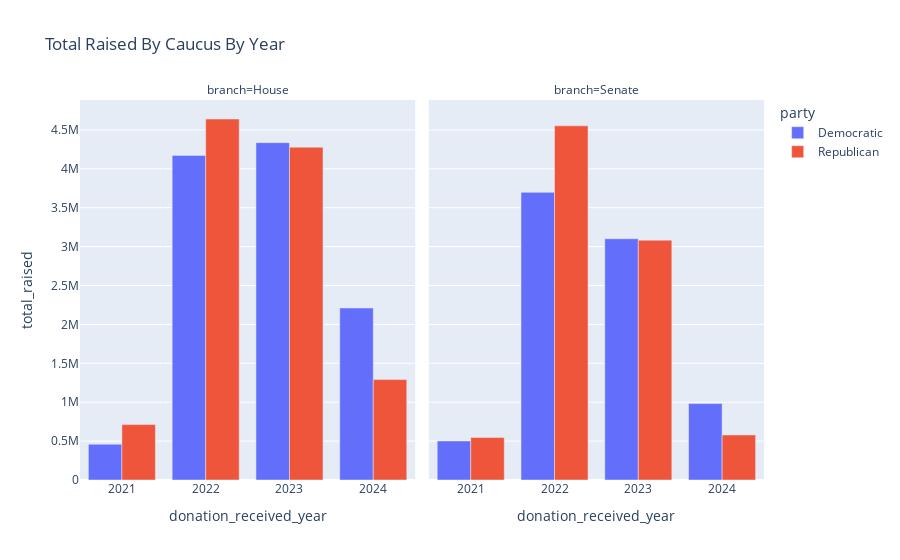

Notebook code cell kept with this figure:
### Code cell
fig = px.bar(year_grouped_df, x="donation_received_year", y="total_raised", title='Total Raised By Caucus By Year', color='party', facet_col='branch', barmode='group')
fig.show()

### Figure 1 — Plotly figure (JSON) as saved in the notebook; plotly's stock layout.template omitted (floating-point values rounded to 4 significant figures)
{"data": [{"alignmentgroup": "True", "hovertemplate": "party=Democratic<br>branch=House<br>donation_received_year=%{x}<br>total_raised=%{y}<extra></extra>", "legendgroup": "Democratic", "marker": {"color": "#636efa", "pattern": {"shape": ""}}, "name": "Democratic", "offsetgroup": "Democratic", "orientation": "v", "showlegend": true, "textposition": "auto", "type": "bar", "x": [2021, 2022, 2023, 2024], "xaxis": "x", "y": [460300.0, 4172000.0, 4337000.0, 2211000.0], "yaxis": "y"}, {"alignmentgroup": "True", "hovertemplate": "party=Democratic<br>branch=Senate<br>donation_received_year=%{x}<br>total_raised=%{y}<extra></extra>", "legendgroup": "Democratic", "marker": {"color": "#636efa", "pattern": {"shape": ""}}, "name": "Democratic", "offsetgroup": "Democratic", "orientation": "v", "showlegend": false, "textposition": "auto", "type": "bar", "x": [2021, 2022, 2023, 2024], "xaxis": "x2", "y": [501800.0, 3697000.0, 3101000.0, 982100.0], "yaxis": "y2"}, {"alignmentgroup": "True", "hovertemplate": "party=Republican<br>branch=House<br>donation_received_year=%{x}<br>total_raised=%{y}<extra></extra>", "legendgroup": "Republican", "marker": {"color": "#EF553B", "pattern": {"shape": ""}}, "name": "Republican", "offsetgroup": "Republican", "orientation": "v", "showlegend": true, "textposition": "auto", "type": "bar", "x": [2021, 2022, 2023, 2024], "xaxis": "x", "y": [712516, 4640000.0, 4278000.0, 1291000.0], "yaxis": "y"}, {"alignmentgroup": "True", "hovertemplate": "party=Republican<br>branch=Senate<br>donation_received_year=%{x}<br>total_raised=%{y}<extra></extra>", "legendgroup": "Republican", "marker": {"color": "#EF553B", "pattern": {"shape": ""}}, "name": "Republican", "offsetgroup": "Republican", "orientation": "v", "showlegend": false, "textposition": "auto", "type": "bar", "x": [2021, 2022, 2023, 2024], "xaxis": "x2", "y": [545400.0, 4552000.0, 3083000.0, 579100.0], "yaxis": "y2"}], "layout": {"annotations": [{"font": {}, "showarrow": false, "text": "branch=House", "x": 0.245, "xanchor": "center", "xref": "paper", "y": 1, "yanchor": "bottom", "yref": "paper"}, {"font": {}, "showarrow": false, "text": "branch=Senate", "x": 0.755, "xanchor": "center", "xref": "paper", "y": 1, "yanchor": "bottom", "yref": "paper"}], "barmode": "group", "legend": {"title": {"text": "party"}, "tracegroupgap": 0}, "title": {"text": "Total Raised By Caucus By Year"}, "xaxis": {"anchor": "y", "domain": [0, 0.49], "title": {"text": "donation_received_year"}}, "xaxis2": {"anchor": "y2", "domain": [0.51, 1], "matches": "x", "title": {"text": "donation_received_year"}}, "yaxis": {"anchor": "x", "domain": [0, 1], "title": {"text": "total_raised"}}, "yaxis2": {"anchor": "x2", "domain": [0, 1], "matches": "y", "showticklabels": false}}}
